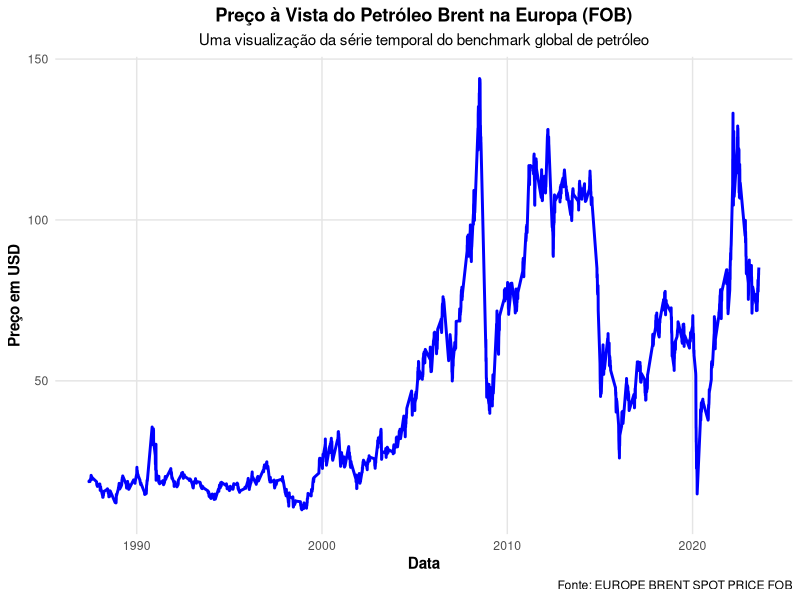

This chart was generated by the following R code: (Note: this script raises an error after producing the figure.)
## ---- chunk 1
library(tidyverse)
library(gganimate)
library(transformr)
## ---- chunk 2
# Define o locale com vírgula como marcador decimal
my_locale <- locale(decimal_mark = ",")

# Lê o arquivo CSV com a configuração de locale definida
df <- read_csv("../data/ebsp.csv", locale = my_locale)
df$t <- as.Date(df$t, format="%b. %d, %Y", tz="UTC")

df %>% head(5)
## ---- chunk 3
p = df %>%
  ggplot(aes(x = t, y = price)) +
  geom_line(color = "blue", size = 1) +
  labs(
    title = "Preço à Vista do Petróleo Brent na Europa (FOB)",
    subtitle = "Uma visualização da série temporal do benchmark global de petróleo",
    x = "Data",
    y = "Preço em USD",
    caption = "Fonte: EUROPE BRENT SPOT PRICE FOB"
  ) +
  theme_minimal() +
  theme(
    plot.title = element_text(face = "bold", hjust = 0.5),
    plot.subtitle = element_text(hjust = 0.5),
    axis.title.x = element_text(face = "bold", color = "black"),
    axis.title.y = element_text(face = "bold", color = "black"),
    panel.grid.major = element_line(color = "grey90"),
    panel.grid.minor = element_blank()
  ) 

ggsave(filename = "../imagens/brent.png", plot = p, width = 10, height = 6, dpi = 300)

## ---- chunk 4
add_abrupt_drift <- function(data, date="2000-05-22", magnitude=50) {
  #' Add an abrupt drift to the time series.
  #'
  #' @param data A dataframe containing the time series data with columns `t` (dates) and `price` (values).
  #' @param date A character string representing the start date for the abrupt drift in the format "YYYY-MM-DD".
  #' @param magnitude A numeric value representing the magnitude of the abrupt drift.
  #' 
  #' @return A dataframe with the updated time series.
  index <- which(data$t == as.Date(date, format="%Y-%m-%d"))
  data$price[index:nrow(data)] <- data$price[index:nrow(data)] + magnitude
  return(data)
}


p = df %>% 
  add_abrupt_drift(date="2000-05-22", magnitude=50) %>%
  ggplot(aes(x = t, y = price)) +
  geom_line(color = "blue", size = 1) +
  geom_vline(aes(xintercept = as.Date("2000-05-22")), linetype="dashed", color = "red", size = 1) + # Linha vertical no drift
  annotate("text", x=as.Date("2000-05-24"), y=max(df$price) - 30, label="Drift Abrupto", color = "red") + # Anotação
  labs(
    title = "Preço à Vista do Petróleo Brent na Europa (FOB)",
    subtitle = "Incluindo um drift abrupto em 2000",
    x = "Data",
    y = "Preço em USD",
    caption = "Fonte: EUROPE BRENT SPOT PRICE FOB com simulação de drift"
  ) +
  theme_minimal() +
  theme(
    plot.title = element_text(face = "bold", hjust = 0.5),
    plot.subtitle = element_text(hjust = 0.5),
    axis.title.x = element_text(face = "bold", color = "black"),
    axis.title.y = element_text(face = "bold", color = "black"),
    panel.grid.major = element_line(color = "grey90"),
    panel.grid.minor = element_blank()
  )

ggsave(filename = "../imagens/brent_abrupto.png", plot = p, width = 10, height = 6, dpi = 300)
## ---- chunk 5
add_incremental_drift <- function(data, start_date="1987-05-20", end_date="1987-05-25", magnitude=50) {
  #' Add an incremental drift to the time series.
  #'
  #' @param data A dataframe containing the time series data with columns `t` (dates) and `price` (values).
  #' @param start_date A character string representing the start date for the incremental drift in the format "YYYY-MM-DD".
  #' @param end_date A character string representing the end date for the incremental drift in the format "YYYY-MM-DD".
  #' @param magnitude A numeric value representing the magnitude of the incremental drift.
  #' 
  #' @return A dataframe with the updated time series.
  start_index <- which(data$t == as.Date(start_date, format="%Y-%m-%d"))
  end_index <- which(data$t == as.Date(end_date, format="%Y-%m-%d"))
  
  drift <- seq(0, magnitude, length.out=(end_index - start_index + 1))
  data$price[start_index:end_index] <- data$price[start_index:end_index] + drift
  return(data)
}

df_with_drift <- df %>% add_incremental_drift(start_date="1987-05-20", end_date="2000-05-22", magnitude=50)

p = ggplot(df_with_drift, aes(x = t, y = price)) +
  geom_line(aes(y = df$price), color = "grey50", size = 1) +  # série original
  geom_line(color = "blue", size = 1) +  # série com drift
  geom_vline(xintercept = as.numeric(as.Date("1987-05-20")), linetype="dotted", color = "red", size=0.7) +  # início do drift
  geom_vline(xintercept = as.numeric(as.Date("2000-05-22")), linetype="dotted", color = "red", size=0.7) +  # fim do drift
  annotate("text", x=as.Date("1987-05-23"), y=max(df$price) - 30, label="Início", color = "red") +
  annotate("text", x=as.Date("2000-05-20"), y=max(df$price) - 30, label="Fim do Drift", color = "red") +
  labs(
    title = "Preço à Vista do Petróleo Brent na Europa (FOB)",
    subtitle = "Incluindo um drift incremental de 1987 a 2000",
    x = "Data",
    y = "Preço em USD",
    caption = "Fonte: EUROPE BRENT SPOT PRICE FOB com simulação de drift"
  ) +
  theme_minimal() +
  theme(
    plot.title = element_text(face = "bold", hjust = 0.5),
    plot.subtitle = element_text(hjust = 0.5),
    axis.title.x = element_text(face = "bold", color = "black"),
    axis.title.y = element_text(face = "bold", color = "black"),
    panel.grid.major = element_line(color = "grey90"),
    panel.grid.minor = element_blank()
  )

ggsave(filename = "../imagens/brent_incremental.png", plot = p, width = 10, height = 6, dpi = 300)
## ---- chunk 6
add_recurrent_drift <- function(data, start_date="1987-05-20", period=2, duration=1, magnitude=20) {
  #' Add a recurrent drift to the time series.
  #'
  #' @param data A dataframe containing the time series data with columns `t` (dates) and `price` (values).
  #' @param start_date A character string representing the start date for the recurrent drift in the format "YYYY-MM-DD".
  #' @param period A numeric value indicating the recurrence period of the drift.
  #' @param duration A numeric value indicating how many consecutive days the drift should last.
  #' @param magnitude A numeric value representing the magnitude of the recurrent drift.
  #' 
  #' @return A dataframe with the updated time series.
  start_index <- which(data$t == as.Date(start_date, format="%Y-%m-%d"))
  
  while((start_index + duration - 1) <= nrow(data)) {
    # Printando as datas em que o drift está sendo aplicado
    cat("Applying drift from date:", as.character(data$t[start_index]), "to date:", as.character(data$t[start_index + duration - 1]), "\n")
    
    data$price[start_index:(start_index + duration - 1)] <- data$price[start_index:(start_index + duration - 1)] + magnitude
    start_index <- start_index + period
  }
  
  return(data)
}


# Aplicar drift recorrente com período de 5 anos e duração de 6 meses
df_with_drift <- df %>% add_recurrent_drift(start_date="1987-05-20", period=(5*365), duration=180, magnitude=20)

# Datas exatas dos inícios e términos dos drifts
start_dates <- as.Date(c("1987-05-20", "1994-07-15", "2001-10-05", "2008-11-26", "2016-02-29"))
end_dates <- as.Date(c("1988-02-02", "1995-03-29", "2002-06-21", "2009-08-14", "2016-11-08"))

# Plotar
p = ggplot(df_with_drift, aes(x = t, y = price)) +
  geom_line(aes(y = df$price), color = "grey50", size = 1) +  # série original
  geom_line(color = "blue", size = 1) +  # série com drift
  geom_vline(xintercept = as.numeric(start_dates), linetype="dotted", color = "red", size=0.7) +  # início dos drifts
  geom_vline(xintercept = as.numeric(end_dates), linetype="dotted", color = "red", size=0.7) +  # fim dos drifts
  annotate("text", x=as.Date("1990-01-01"), y=max(df_with_drift$price) - 20, label="Drifts a cada 5 anos", color = "red") +
  labs(
    title = "Preço à Vista do Petróleo Brent na Europa (FOB)",
    subtitle = "Comparando a série original e a série com drifts recorrentes a cada 5 anos",
    x = "Data",
    y = "Preço em USD",
    caption = "Fonte: EUROPE BRENT SPOT PRICE FOB com simulação de drift"
  ) +
  theme_minimal() +
  theme(
    plot.title = element_text(face = "bold", hjust = 0.5),
    plot.subtitle = element_text(hjust = 0.5),
    axis.title.x = element_text(face = "bold", color = "black"),
    axis.title.y = element_text(face = "bold", color = "black"),
    panel.grid.major = element_line(color = "grey90"),
    panel.grid.minor = element_blank()
  )

ggsave(filename = "../imagens/brent_recorrente.png", plot = p, width = 10, height = 6, dpi = 300)
